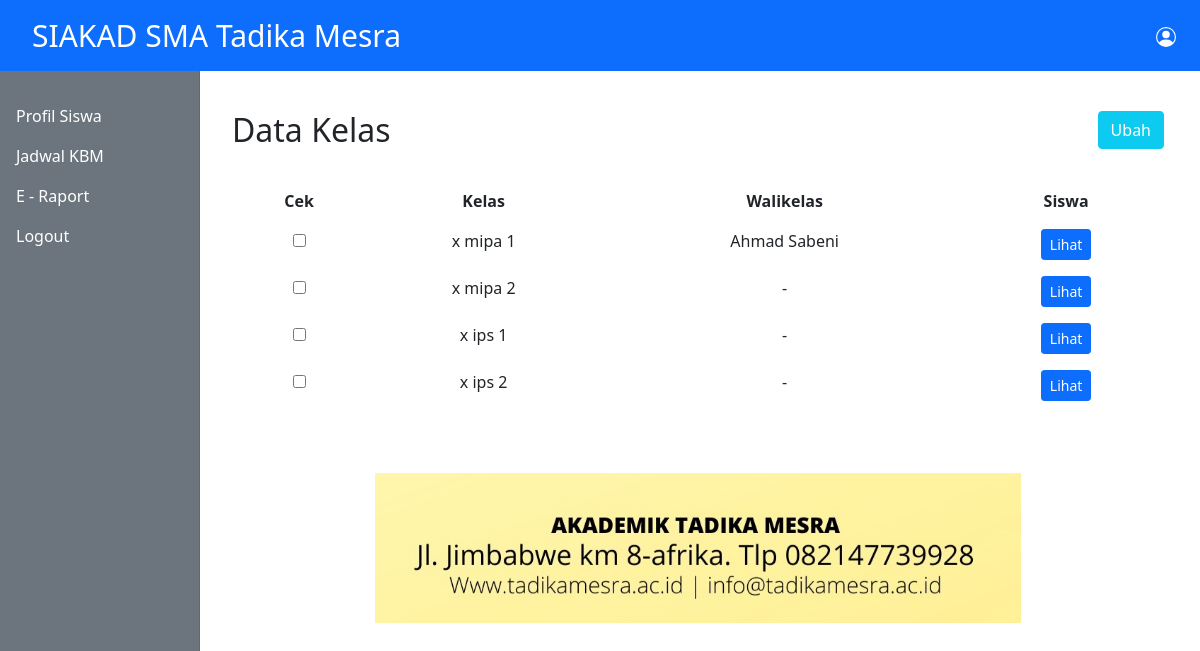
/admin/data-kelas.php, run on an earlier commit of the app's database.
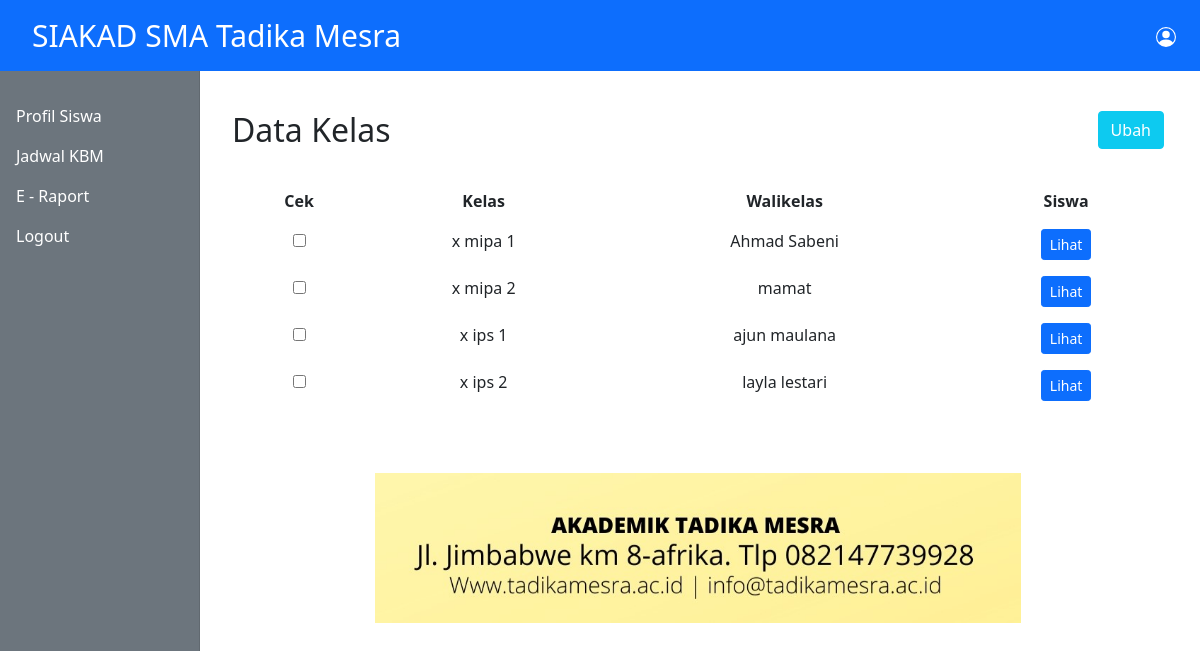
And on a later commit of the database.
### tables this page shows
CREATE TABLE `data_kelas` (
  `id` int(11) NOT NULL,
  `kelas` varchar(50) NOT NULL,
  `walikelas` varchar(100) NOT NULL
);

### admin/data-kelas.php (the view, shortened to what this page needs)
<?php
include_once '../database/koneksi.php';
include_once '../templates/header.php';
$sql = "SELECT * FROM data_kelas";
$exec = mysqli_query($koneksi,$sql);
?>
<div class="col-12">
       <div class="row">
            <div class="col-3" style="width:25%;">
                <strong>  <h2>Data Kelas</h2>
                </strong>
				</div>
                <div class="col-9" style="width:75%; float:right;">
				<button type="button" class="btn btn-info" data-bs-toggle="modal" data-bs-target="#staticBackdrop" style="float:right; color:white;">
				Ubah
				</button>
				</div>
              </div>
              </div>
<br>
<div class="container">
		<div class="row">
			<table class="table table-borderless" style = "text-align:center;">
				<tr>
                    <th>Cek</th>
					<th>Kelas</th>
					<th>Walikelas</th>
                    <th>Siswa</th>
				</tr>
			<form action="" method="post">
			<?php while($rows = mysqli_fetch_assoc($exec)):?>
				<tr>
                <td><input type="checkbox" name="data[]" value=<?= $rows["id"]; ?>></td>
				<td><?= $rows["kelas"];?></td>
				<td><?= $rows["walikelas"];?></td>
				<td><a href="detail-kelas.php?kelas=<?= $rows["kelas"];?>" style="color: white; text-decoration:none;" class="btn btn-primary btn-sm">Lihat</a>
  				</li></td>
			<?php endwhile;?>
			</table>
		</div>
	</div>
<?php include_once '../templates/footer.php';?>

What changed in the data, as far as the page shows it:
changed data_kelas "x mipa 2": walikelas "-" → "mamat"
changed data_kelas "x ips 1": walikelas "-" → "ajun maulana"
changed data_kelas "x ips 2": walikelas "-" → "layla lestari"
